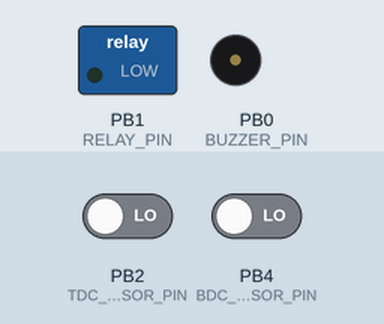
This sketch was run on a simulated ATtiny85, built with avr-gcc and run on an emulated ATtiny85. Shown: switched loads named in the sketch (green lamp = pin HIGH), buzzer (waves = sounding, pin HIGH). The inputs (shaded band) are chosen by the test bench; at power-on: PB2 (TDC_SENSOR_PIN) LOW, PB4 (BDC_SENSOR_PIN) LOW.

Above: at 1.2 s.
1.3 s: PB2 (TDC_SENSOR_PIN) driven HIGH and PB4 (BDC_SENSOR_PIN) driven HIGH
At 2.5 s:
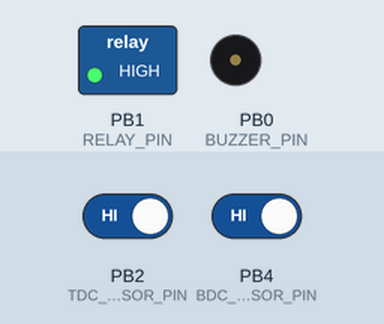
2.8 s: PB2 (TDC_SENSOR_PIN) driven LOW
At 3.8 s:
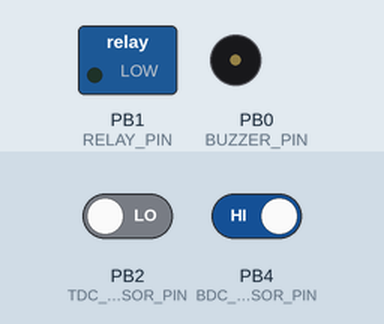
4.3 s: PB2 (TDC_SENSOR_PIN) driven HIGH
At 5.0 s:
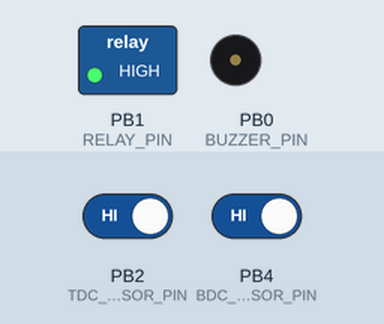
Timing chart, 0 to 7.3 s (numbered marks = the images above; inputs shaded):
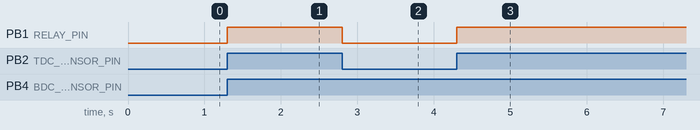

The sketch:

SMART_WATER_TANK.ino
```cpp
/********************************************************************/
/* SMART_WATER_TANK.ino
 * Author: Gabriel Christopher
 * Date: 2023/12/28
 * Function: Monitors water level of the tank and controls the pump operation accordingly.
 * An automated water tank management system that regulates pump operation based on water levels,
 * detects faults, and handles them by triggering an alarm.
 * This code is designed to work on ATtiny85 chip. It can be adapted for other microcontrollers.
 * Version: 1.1 */
/********************************************************************/

const int BUZZER_PIN      = 0;  // Buzzer
const int RELAY_PIN       = 1;  // Pump_relay
const int TDC_SENSOR_PIN  = 2;  // BDC_sensor
const int PUSH_BUTTON_PIN = 3;  // Push button
const int BDC_SENSOR_PIN  = 4;  // TDC_sensor

const int  FAULT_TIMEOUT = 10000;       // Timeout for sensor fault detection in milliseconds
const long INTERVAL      = 1000;        // Interval between beeps (in milliseconds)
long       beepDuration  = 0;           // Duration of each beep (in milliseconds)

unsigned long lastTimeTDCSensorWasHigh, // 49.71 days till overflow.
              lastTimeBDCSensorWasHigh,
              lastTimeTDCSensorWasLow,
              lastTimeBDCSensorWasLow,

              currentMillis,            // currentMillis declared globally for multiuse
              previousMillis,
              beepStartTime = 0;        // Stores the start time of the beep

int           TDC_sensorState,
              BDC_sensorState;

boolean       TDC_State,
              BDC_State,
              TDC_Fault,
              BDC_Fault;

void setup() {
  pinMode(BUZZER_PIN, OUTPUT);     // BUZZER
  pinMode(RELAY_PIN, OUTPUT);      // RELAY & LED
  pinMode(TDC_SENSOR_PIN, INPUT);  // SENSOR TDC
  pinMode(BDC_SENSOR_PIN, INPUT);  // SENSOR BDC
  digitalWrite(RELAY_PIN, LOW);    // PUMP IS TURNED OFF INITIALLY
}
//------------------------------------------------------DATA FILTERING------------------------------------------------------
void sensorState_from_deviation() {
   currentMillis = millis();
   TDC_sensorState = digitalRead(TDC_SENSOR_PIN);
   BDC_sensorState = digitalRead(BDC_SENSOR_PIN);

   // Check for millis overflow and reset variables
   if (currentMillis < lastTimeTDCSensorWasHigh) {
       lastTimeTDCSensorWasHigh = currentMillis;
   }
   if (currentMillis < lastTimeTDCSensorWasLow) {
       lastTimeTDCSensorWasLow = currentMillis;
   }
   if (currentMillis < lastTimeBDCSensorWasHigh) {
       lastTimeBDCSensorWasHigh = currentMillis;
   }
   if (currentMillis < lastTimeBDCSensorWasLow) {
       lastTimeBDCSensorWasLow = currentMillis;
   }

   // Sensor deviation at TDC
   if (TDC_sensorState == HIGH) {
       lastTimeTDCSensorWasHigh = currentMillis;
   } else {
       lastTimeTDCSensorWasLow = currentMillis;
   }

   // Sensor deviation at BDC
   if (BDC_sensorState == HIGH) {
       lastTimeBDCSensorWasHigh = currentMillis;
   } else {
       lastTimeBDCSensorWasLow = currentMillis;
   }

   // Determine TDC_State based on deviation duration
   TDC_State = (currentMillis - lastTimeTDCSensorWasHigh <= 3000) && (currentMillis - lastTimeTDCSensorWasLow > 3000);

   // Determine BDC_State based on deviation duration
   BDC_State = (currentMillis - lastTimeBDCSensorWasHigh <= 3000) && (currentMillis - lastTimeBDCSensorWasLow > 3000);
}
//------------------------------------------------------PUMP FUNCTION-------------------------------------------------------
void relayFunc_from_sensorState(){
   digitalWrite(RELAY_PIN, (TDC_sensorState == true && BDC_sensorState == true && !TDC_Fault && !BDC_Fault) ? HIGH : LOW);
}
//------------------------------------------------FAULT DETECTION & HANDLING------------------------------------------------
void detectAndHandleFaults(){
  // Fault detection for TDC sensor
  if (currentMillis - lastTimeTDCSensorWasHigh > FAULT_TIMEOUT && currentMillis - lastTimeTDCSensorWasLow > FAULT_TIMEOUT) {
    // TDC sensor fault detected, handle accordingly
    TDC_Fault = true;
    buzzerAlarm();
  }else{
    TDC_Fault = false;
  }
  // Fault detection for BDC sensor
  if (currentMillis - lastTimeBDCSensorWasHigh > FAULT_TIMEOUT && currentMillis - lastTimeBDCSensorWasLow > FAULT_TIMEOUT) {
    // BDC sensor fault detected, handle accordingly
    BDC_Fault = true;
    buzzerAlarm();
  }else{
    BDC_Fault = false;
  }
}
//---------------------------------------------------BUZZER ALARM SEQUENCE--------------------------------------------------
void buzzerAlarm(){
  // Buzzer alarm sequence for TDC & BDC fault
  beepDuration = TDC_Fault ? 50 : (BDC_Fault ? 500 : 0);

  if (TDC_Fault || BDC_Fault){
    // Check for interval between beeps
    if (currentMillis - previousMillis >= INTERVAL) {
      previousMillis = currentMillis;  // Update the previous time
      beepStartTime = currentMillis;   // Start the beep
      digitalWrite(BUZZER_PIN, HIGH);          // Turn the buzzer on
      }
    // Check for beep duration
    if (currentMillis - beepStartTime >= beepDuration) {
      digitalWrite(BUZZER_PIN, LOW);           // Turn the buzzer off
    }
  }
}
//--------------------------------------------------------------------------------------------------------------------------
void loop() {
  sensorState_from_deviation();
  relayFunc_from_sensorState();
  detectAndHandleFaults();
}
```

Measured:
- after the input at 1.3 s, PB1 (RELAY_PIN): LOW → HIGH at once
- after the input at 2.8 s, PB1 (RELAY_PIN): HIGH → LOW at once
- after the input at 4.3 s, PB1 (RELAY_PIN): LOW → HIGH at once
